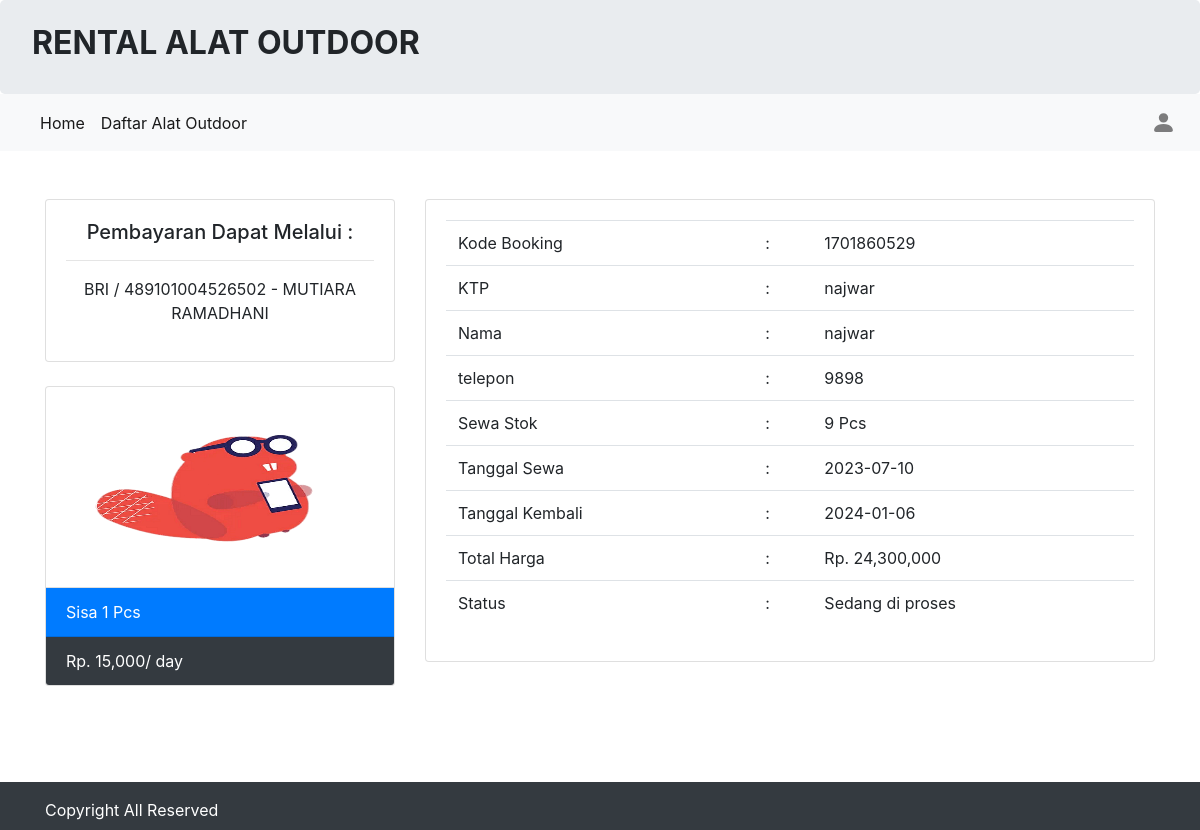
The page /bayar.php?id=1701860529 on the database its author committed.
### tables this page shows
CREATE TABLE `tbl_alat_212303` (
  `212303_id_alat` int(11) NOT NULL,
  `212303_nama` varchar(50) NOT NULL,
  `212303_harga` int(50) NOT NULL,
  `212303_deskripsi` varchar(255) NOT NULL,
  `212303_stok` int(15) NOT NULL,
  `212303_gambar` text NOT NULL
);

CREATE TABLE `tbl_booking_212303` (
  `212303_id_booking` int(11) NOT NULL,
  `212303_kode_booking` varchar(25) NOT NULL,
  `212303_id_login` int(50) NOT NULL,
  `212303_id_alat` varchar(50) NOT NULL,
  `212303_nama` varchar(50) NOT NULL,
  `212303_alamat` varchar(100) NOT NULL,
  `212303_ktp` varchar(20) NOT NULL,
  `212303_no_telp` varchar(20) NOT NULL,
  `212303_jml_sewa` int(15) NOT NULL,
  `212303_tgl_sewa` date NOT NULL,
  `212303_tgl_kmb` date NOT NULL,
  `212303_total_bayar` int(100) NOT NULL,
  `212303_konfirmasi` varchar(50) NOT NULL,
  `212303_tgl_input` date NOT NULL
);

### bayar.php (the view, shortened to what this page needs)
<?php
require 'koneksi.php';
include 'header.php';
$kode_booking = $_GET['id'];
$query = "SELECT * FROM tbl_booking_212303 WHERE 212303_kode_booking = '$kode_booking'";
$hasil = mysqli_query($koneksi,$query);
$isi = mysqli_fetch_assoc($hasil);
$id_alat = $isi['212303_id_alat'];
$query2 = "SELECT * FROM tbl_alat_212303 WHERE 212303_id_alat = '$id_alat'";
$hasil2 = mysqli_query($koneksi,$query2);
$isi2 = mysqli_fetch_assoc($hasil2);
?>
<br>
<br>
<div class="container">
    <div class="row">
        <div class="col-sm-4">
            <div class="card">
                <div class="card-body text-center">
                    <h5>Pembayaran Dapat Melalui :</h5>
                    <hr />
                    <p>BRI / 489101004526502 - MUTIARA RAMADHANI</p>
                </div>
            </div>
            <br />
            <div class="card">
                <img src="images/<?php echo $isi2['212303_gambar']; ?>" class="card-img-top" style="height:200px;">
                <ul class="list-group list-group-flush">
                    <?php if ($isi2['212303_stok'] >= 1) { ?>
                        <li class="list-group-item bg-primary text-white">
                            <i class="fa fa-check"></i> Sisa <?= $isi2['212303_stok']; ?> Pcs
                        </li>
                    <?php } else { ?>
                        <li class="list-group-item bg-danger text-white">
                            <i class="fa fa-close"></i> Kosong
                        </li>
                    <?php } ?>
                    <li class="list-group-item bg-dark text-white">
                        <i class="fa fa-money"></i> Rp. <?php echo number_format($isi2['212303_harga']); ?>/ day
                    </li>
                </ul>
            </div>
        </div>
        <div class="col-sm-8">
            <div class="card">
                <div class="card-body">
                    <table class="table">
                        <tr>
                            <td>Kode Booking </td>
                            <td> :</td>
                            <td><?php echo $isi['212303_kode_booking']; ?></td>
                        </tr>
                        <tr>
                            <td>KTP </td>
                            <td> :</td>
                            <td><?php echo $isi['212303_ktp']; ?></td>
                        </tr>
                        <tr>
                            <td>Nama </td>
                            <td> :</td>
                            <td><?php echo $isi['212303_nama']; ?></td>
                        </tr>
                        <tr>
                            <td>telepon </td>
                            <td> :</td>
                            <td><?php echo $isi['212303_no_telp']; ?></td>
                        </tr>
                        <tr>
                            <td>Sewa Stok </td>
                            <td> :</td>
                            <td><?php echo $isi['212303_jml_sewa']; ?> Pcs</td>
                        </tr>
                        <tr>
                            <td>Tanggal Sewa </td>
                            <td> :</td>
                            <td><?php echo $isi['212303_tgl_sewa']; ?></td>
                        </tr>
                        <tr>
                            <td>Tanggal Kembali </td>
                            <td> :</td>
                            <td><?php echo $isi['212303_tgl_kmb']; ?></td>
                        </tr>
                        <tr>
                            <td>Total Harga </td>
                            <td> :</td>
                            <td>Rp. <?php echo number_format($isi['212303_total_bayar']); ?></td>
                        </tr>
                        <tr>
                            <td>Status </td>
                            <td> :</td>
                            <td><?php echo $isi['212303_konfirmasi']; ?></td>
                        </tr>
                    </table>
                </div>
            </div>
        </div>
    </div>
</div>
<br>
<br>
<br>
<?php include 'footer.php'; ?>

### rows shown on the page
tbl_alat_212303: 212303_gambar (picture), 212303_stok "1", 212303_harga "15,000"
tbl_booking_212303: 212303_kode_booking "1701860529", 212303_ktp "najwar", 212303_nama "najwar", 212303_no_telp "9898", 212303_jml_sewa "9", 212303_tgl_sewa "2023-07-10", 212303_tgl_kmb "2024-01-06", 212303_total_bayar "24,300,000", 212303_konfirmasi "Sedang di proses"
